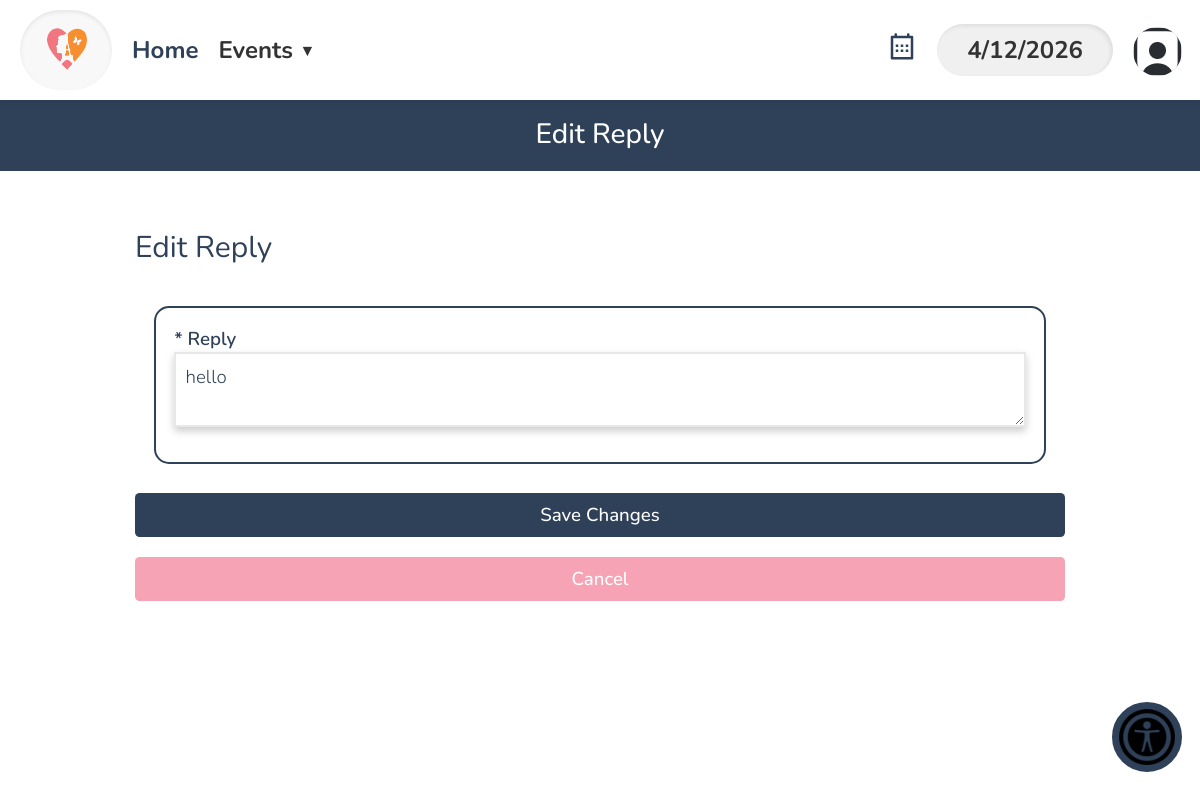
Page /editReply.php?reply_id=14&title=test&category=general (signed in) on the earlier database version.
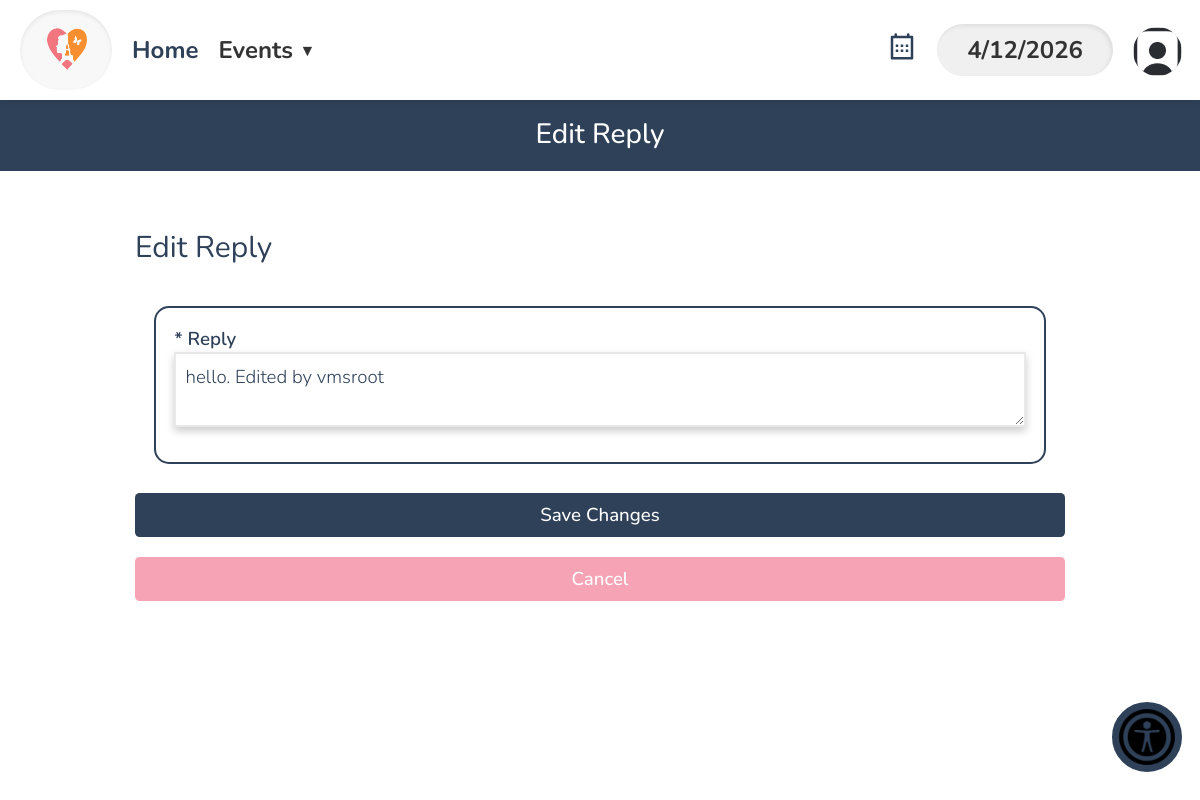
Same page on the later database version.
### tables this page shows
CREATE TABLE `discussion_replies` (
  `reply_id` int(11) NOT NULL,
  `user_reply_id` varchar(256) NOT NULL,
  `author_id` varchar(256) NOT NULL,
  `discussion_title` varchar(255) NOT NULL,
  `reply_body` text NOT NULL,
  `parent_reply_id` varchar(256) DEFAULT NULL,
  `created_at` varchar(16) NOT NULL,
  `category` varchar(50) DEFAULT 'general',
  `edited_by` varchar(256) DEFAULT NULL,
  `edited_at` varchar(16) DEFAULT NULL
);

### database/dbDiscussionReplies.php (called while the page is built, shortened)
<?php
function get_reply_by_id($reply_id) {
    $con = connect();
    $reply_id = mysqli_real_escape_string($con, $reply_id);
    $query = "SELECT * FROM discussion_replies WHERE reply_id = '$reply_id' LIMIT 1";
    $result = mysqli_query($con, $query);
    $reply = null;
    if ($result && mysqli_num_rows($result) > 0) {
        $reply = mysqli_fetch_assoc($result);
    }
    return $reply;
}
?>

### editReply.php (the view, shortened to what this page needs)
<?php
include_once 'database/dbDiscussionReplies.php';
$replyID = $_GET['reply_id'] ?? null;
$category = $_GET['category'] ?? null;
$discussionTitle = $_GET['title'] ?? null;
$reply = get_reply_by_id($replyID);
?>
<!DOCTYPE html>
<html lang="en">
<head>
    <?php require_once('universal.inc') ?>
</head>
<body>
<?php require_once('header.php'); ?>
<h1 style="color: white;">Edit Reply</h1>
<main class="date">
    <h2>Edit Reply</h2>
    <form method="POST">
        <div class="event-sect">
            <label for="reply_body">* Reply</label>
            <textarea id="reply_body" name="reply_body" required><?php echo htmlspecialchars($reply['reply_body']); ?></textarea>
        </div>
        <input type="submit" value="Save Changes" style="width:100%;">
    </form>
    <a class="button cancel" href="discussionContent.php?author=<?php echo urlencode($reply['author_id']); ?>&title=<?php echo urlencode($discussionTitle); ?>&category=<?php echo urlencode($category); ?>" style="margin-top: -.5rem">Cancel</a>
</main>
</body>
</html>

Differences in the rows shown:
changed discussion_replies: reply_body "hello" → "hello. Edited by vmsroot"
